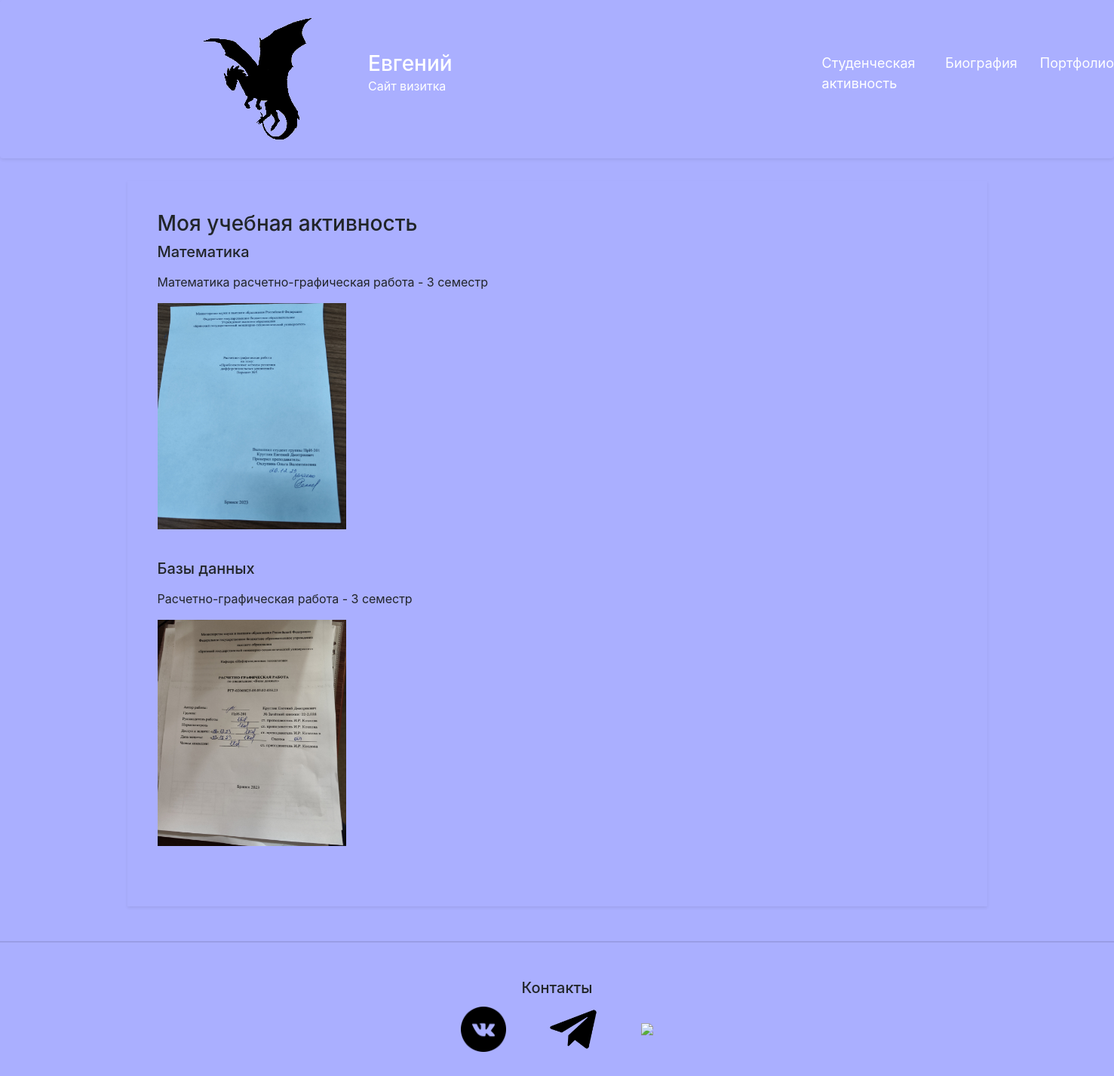
The page /activity_views/Competitions on the database as committed earlier.
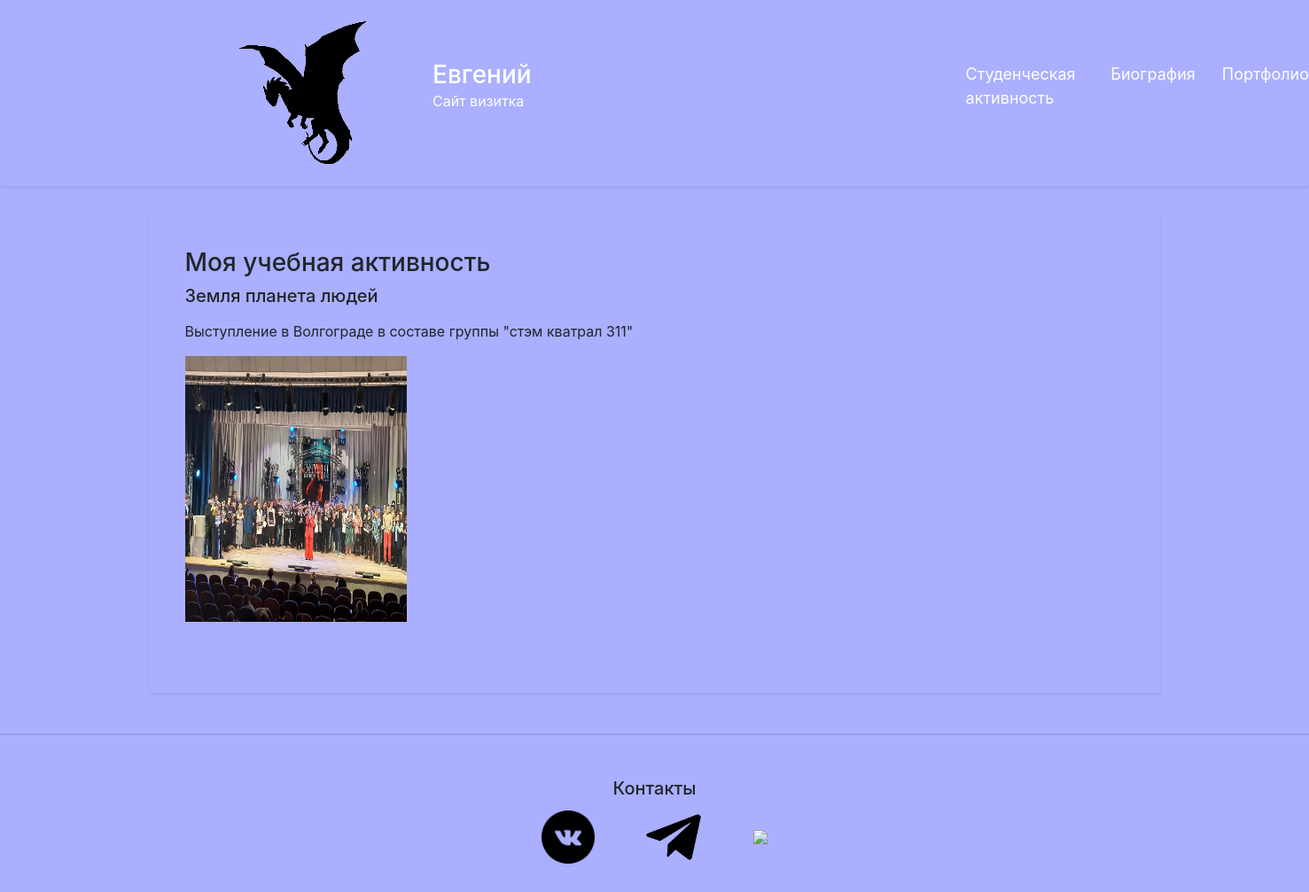
The same page on the database as committed later.
### mainWindow/models.py (models this page shows)
class Activity_item(models.Model):
    title = models.CharField(max_length=255)
    text = models.TextField()
    activity_view = models.CharField(max_length=255)
    image = models.ImageField(upload_to='photos/')

### mainWindow/views.py (the view, shortened to what this page needs)
# urls.py: path("activity_views/<slug:activity_view>", views.activity_views, name="activity_views"),
def activity_views(request, activity_view):
    flag = False
    act = Activity_item.objects.all()
    zap_view = ""
    for i in act:
        if i.activity_view == activity_view:
            flag = True
            zap_view = i.activity_view
            break
    if(flag):
        new_act = []
        for i in act:
            if i.activity_view == zap_view:
                new_act.append(i)
        data = {
            "title": "Моя учебная активность",
            "activity": new_act,
        }
        return render(request, "activities.html", data)

### mainWindow/templates/activities.html
{% extends 'include/main.html' %}
{% block main_section %}
    <h3>{{title}}</h3>
    {% for act in activity %}
        <h5><p>{{act.title}}</p></h5>
        <p>{{act.text}}</p>
        <img src="{{act.image.url}}" style="width: 250px; height: 300px; margin-bottom: 40px;">
    {% endfor %}
{% endblock main_section %}

Rows that differ between the two databases and show on the page:
no longer on this page (row edited): Activity_item: title "Математика", text "Математика расчетно-графическая работа - 3 семестр", image (picture)
no longer on this page (row edited): Activity_item: title "Базы данных", text "Расчетно-графическая работа - 3 семестр", image (picture)
added Activity_item: title "Земля планета людей", text "Выступление в Волгограде в составе группы \"стэм кватрал 311\"", image (picture)
